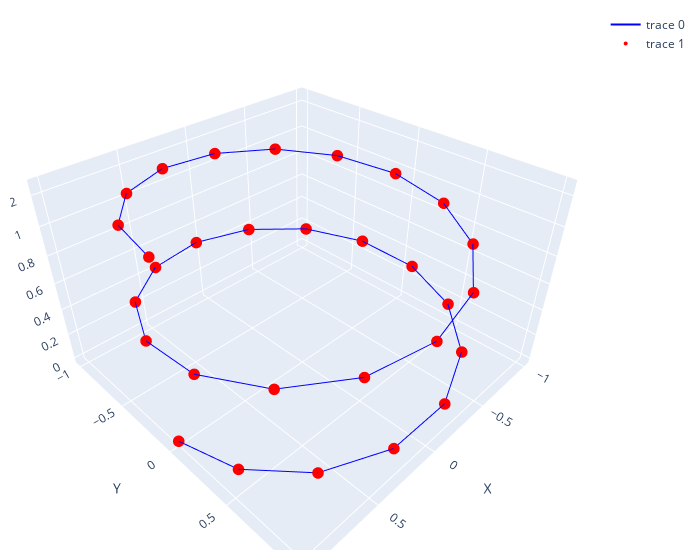

The notebook cell saved with this chart:
### Code cell
x_helix, y_helix, z_helix, edges_helix = generate_helix_points_and_edges(30)
visualize_points_and_edges(x_helix, y_helix, z_helix, edges_helix)
